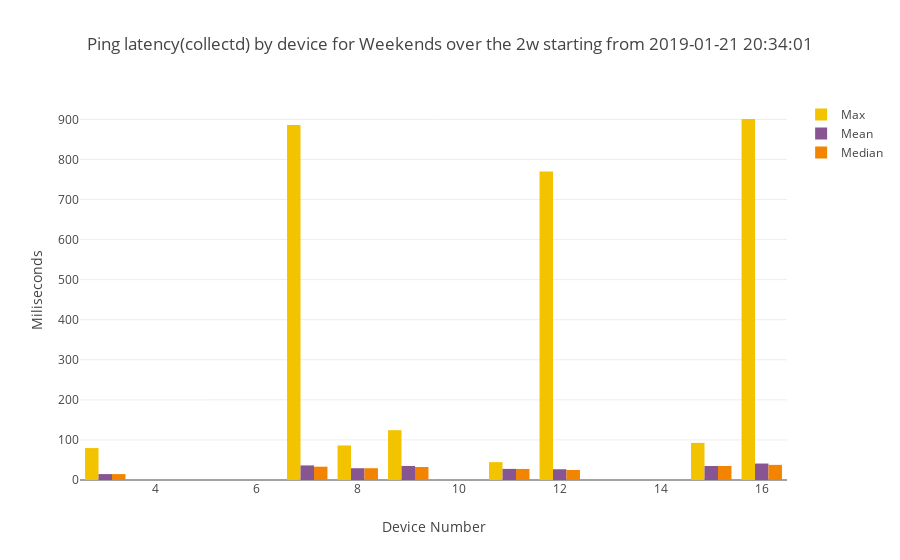

The notebook cell saved with this chart:
### Code cell
day_group="Weekend"
subset=by_group_by_device_p1[by_group_by_device_p1["day_group"]==day_group]
combined_bar_plot_3traces(xvalues=subset["SK_PI"],
                         yvalues1=subset["max"],
                         yvalues2=subset["mean"],
                         yvalues3=subset["median"],
                         name1="Max",
                         name2="Mean",
                         name3="Median",
                         title="Ping latency(collectd) by device for "+day_group+"s over the "+time_interval+" starting from "+starting_point,
                         stack=False)

### Figure 1 — Plotly figure (JSON) as saved in the notebook; plotly's stock layout.template omitted (floating-point values rounded to 4 significant figures)
{"data": [{"marker": {"color": "F3C300"}, "name": "Max", "type": "bar", "x": [3, 7, 8, 9, 11, 12, 15, 16], "y": [79.72, 885.9, 86.23, 124.3, 44.57, 770.2, 92.63, 901.0]}, {"marker": {"color": "875692"}, "name": "Mean", "type": "bar", "x": [3, 7, 8, 9, 11, 12, 15, 16], "y": [14.78, 36.42, 29.41, 35.03, 27.73, 26.82, 35.01, 41.1]}, {"marker": {"color": "F38400"}, "name": "Median", "type": "bar", "x": [3, 7, 8, 9, 11, 12, 15, 16], "y": [14.73, 33.22, 29.36, 32.52, 27.58, 24.94, 35.01, 37.75]}], "layout": {"title": "Ping latency(collectd) by device for Weekends over the 2w starting from 2019-01-21 20:34:01", "xaxis": {"title": "Device Number"}, "yaxis": {"title": "Miliseconds"}}}
